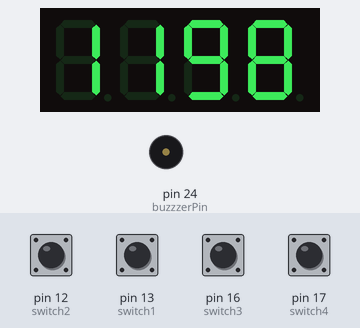
Recording of a sketch running on a simulated Arduino Mega 2560, built with avr-gcc and run on an emulated ATmega2560. Parts: 4-digit seven-segment display, buzzer (waves = sounding, pin HIGH). Wiring (inferred from the names in the program): 4-digit 7-segment display, segments lit when HIGH: segments pin 2, pin 3, pin 4, pin 5, A0, pin 7, pin 8; digit selects pin 6, pin 9, pin 10, pin 11. Inputs (shaded band) come from the test bench; at power-on: pin 12 (switch2), pin 13 (switch1), pin 16 (switch3), pin 17 (switch4) HIGH. The segment pins are drawn as the display they are named for; pins used as bus, display or sensor lines are not drawn.

Above: at 1.2 s.
1.3 s: pin 16 (switch3) pulled LOW for 3.2 s
At 5.7 s:
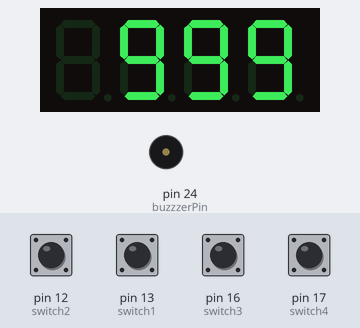
6.0 s: pin 17 (switch4) pulled LOW for 3.2 s
At 6.6 s:
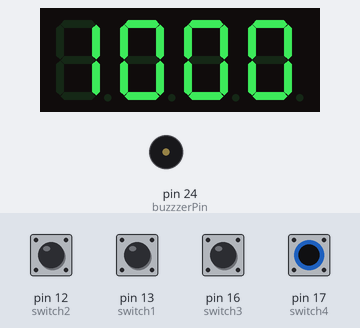
10.7 s: pin 13 (switch1) pulled LOW for 0.15 s
At 12.2 s:
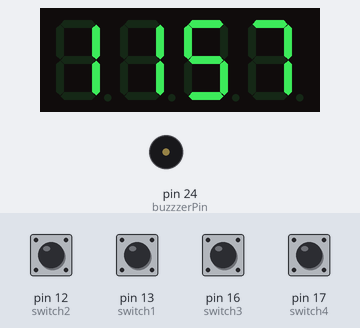
13.8 s: pin 12 (switch2) pulled LOW for 0.15 s
At 14.9 s:
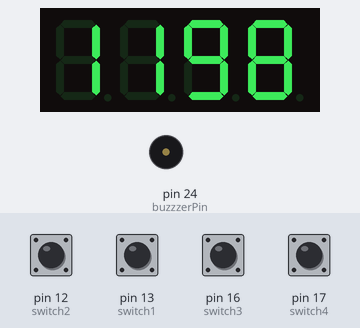
15.4 s: pin 16 (switch3) pulled LOW for 1 s
At 17.4 s:
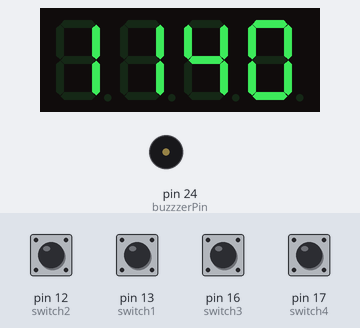
17.9 s: pin 13 (switch1) pulled LOW for 1 s
At 19.7 s:
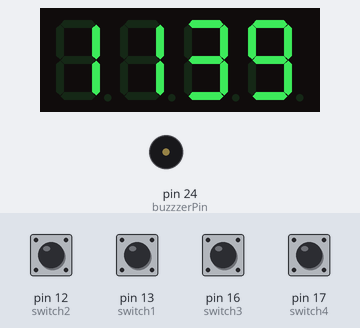

Measured:
- after the input at 1.3 s, the display: first changes after 0.10 s (image 1 shows a later state)
- after the input at 6.0 s, the display: changes after 0.08 s (image 2)
- after the input at 10.7 s, the display: changes after 1.1 s (image 3)
- after the input at 13.8 s, the display: changes after 0.08 s (image 4)
- after the input at 15.4 s, the display: first changes after 0.10 s (image 5 shows a later state)
- after the input at 17.9 s, the display: changes after 1.1 s (image 6)
- what the display in image 2 shows lasts 0.6 s, from 6.1 s to 6.7 s

The sketch:

basketball_timer_variables.ino
```cpp
//basketball timer - maximum of 12minutes
int digit_pin[] = {6, 9, 10, 11}; // PWM Display digit pins from left to right
int speakerPin = 15;

#define DIGIT_ON LOW
#define DIGIT_OFF HIGH

int segmentA = 2;
int segmentB = 3;
int segmentC = 4;
int segmentD = 5;
int segmentE = A0; //pin 6 is used bij display 1 for its pwm function
int segmentF = 7;
int segmentG = 8;
//int segPD = ;

const int buzzzerPin = 24;

int timeLimit = 1200;
int switch1 = 13;
int switch2 = 12;
int switch3 = 16;
int switch4 = 17;

int countdown_time = 1200;
struct struct_digits {
  int digit[4];
};

void playTone(int tone, int duration) {
for (long k = 0; k < duration * 1000L; k += tone * 2) {
  digitalWrite(buzzzerPin, HIGH);
  delayMicroseconds(tone);
  digitalWrite(buzzzerPin, LOW);
  delayMicroseconds(tone);
  }
}

void lightNumber(int numberToDisplay) {

#define SEGMENT_ON HIGH
#define SEGMENT_OFF LOW

switch (numberToDisplay) {

    case 0:
    digitalWrite(segmentA, SEGMENT_ON);
    digitalWrite(segmentB, SEGMENT_ON);
    digitalWrite(segmentC, SEGMENT_ON);
    digitalWrite(segmentD, SEGMENT_ON);
    digitalWrite(segmentE, SEGMENT_ON);
    digitalWrite(segmentF, SEGMENT_ON);
    digitalWrite(segmentG, SEGMENT_OFF);
    break;

    case 1:
    digitalWrite(segmentA, SEGMENT_OFF);
    digitalWrite(segmentB, SEGMENT_ON);
    digitalWrite(segmentC, SEGMENT_ON);
    digitalWrite(segmentD, SEGMENT_OFF);
    digitalWrite(segmentE, SEGMENT_OFF);
    digitalWrite(segmentF, SEGMENT_OFF);
    digitalWrite(segmentG, SEGMENT_OFF);
    break;

    case 2:
    digitalWrite(segmentA, SEGMENT_ON);
    digitalWrite(segmentB, SEGMENT_ON);
    digitalWrite(segmentC, SEGMENT_OFF);
    digitalWrite(segmentD, SEGMENT_ON);
    digitalWrite(segmentE, SEGMENT_ON);
    digitalWrite(segmentF, SEGMENT_OFF);
    digitalWrite(segmentG, SEGMENT_ON);
    break;

    case 3:
    digitalWrite(segmentA, SEGMENT_ON);
    digitalWrite(segmentB, SEGMENT_ON);
    digitalWrite(segmentC, SEGMENT_ON);
    digitalWrite(segmentD, SEGMENT_ON);
    digitalWrite(segmentE, SEGMENT_OFF);
    digitalWrite(segmentF, SEGMENT_OFF);
    digitalWrite(segmentG, SEGMENT_ON);
    break;

    case 4:
    digitalWrite(segmentA, SEGMENT_OFF);
    digitalWrite(segmentB, SEGMENT_ON);
    digitalWrite(segmentC, SEGMENT_ON);
    digitalWrite(segmentD, SEGMENT_OFF);
    digitalWrite(segmentE, SEGMENT_OFF);
    digitalWrite(segmentF, SEGMENT_ON);
    digitalWrite(segmentG, SEGMENT_ON);
    break;

    case 5:
    digitalWrite(segmentA, SEGMENT_ON);
    digitalWrite(segmentB, SEGMENT_OFF);
    digitalWrite(segmentC, SEGMENT_ON);
    digitalWrite(segmentD, SEGMENT_ON);
    digitalWrite(segmentE, SEGMENT_OFF);
    digitalWrite(segmentF, SEGMENT_ON);
    digitalWrite(segmentG, SEGMENT_ON);
    break;

    case 6:
    digitalWrite(segmentA, SEGMENT_ON);
    digitalWrite(segmentB, SEGMENT_OFF);
    digitalWrite(segmentC, SEGMENT_ON);
    digitalWrite(segmentD, SEGMENT_ON);
    digitalWrite(segmentE, SEGMENT_ON);
    digitalWrite(segmentF, SEGMENT_ON);
    digitalWrite(segmentG, SEGMENT_ON);
    break;

    case 7:
    digitalWrite(segmentA, SEGMENT_ON);
    digitalWrite(segmentB, SEGMENT_ON);
    digitalWrite(segmentC, SEGMENT_ON);
    digitalWrite(segmentD, SEGMENT_OFF);
    digitalWrite(segmentE, SEGMENT_OFF);
    digitalWrite(segmentF, SEGMENT_OFF);
    digitalWrite(segmentG, SEGMENT_OFF);
    break;

    case 8:
    digitalWrite(segmentA, SEGMENT_ON);
    digitalWrite(segmentB, SEGMENT_ON);
    digitalWrite(segmentC, SEGMENT_ON);
    digitalWrite(segmentD, SEGMENT_ON);
    digitalWrite(segmentE, SEGMENT_ON);
    digitalWrite(segmentF, SEGMENT_ON);
    digitalWrite(segmentG, SEGMENT_ON);
    break;

    case 9:
    digitalWrite(segmentA, SEGMENT_ON);
    digitalWrite(segmentB, SEGMENT_ON);
    digitalWrite(segmentC, SEGMENT_ON);
    digitalWrite(segmentD, SEGMENT_ON);
    digitalWrite(segmentE, SEGMENT_OFF);
    digitalWrite(segmentF, SEGMENT_ON);
    digitalWrite(segmentG, SEGMENT_ON);
    break;

    case 10:
    digitalWrite(segmentA, SEGMENT_OFF);
    digitalWrite(segmentB, SEGMENT_OFF);
    digitalWrite(segmentC, SEGMENT_OFF);
    digitalWrite(segmentD, SEGMENT_OFF);
    digitalWrite(segmentE, SEGMENT_OFF);
    digitalWrite(segmentF, SEGMENT_OFF);
    digitalWrite(segmentG, SEGMENT_OFF);
    break;
    }
}

void SwitchDigit(int digit) {
  for (int i = 0; i < 4; i++) {
    if (i == digit) {
      digitalWrite(digit_pin[i], DIGIT_ON);
      } else {
      digitalWrite(digit_pin[i], DIGIT_OFF);
    }
  }
}

struct struct_digits IntToDigits(int n) {
struct struct_digits dig;
int zeros = 0;
int d;
for (int i = 0; i < 4; i++) {
  d = n / pow(10, 3 - i);
  zeros += d;
  n = n - d * pow(10, 3 - i);
  if (zeros != 0 || i == 3) {
    dig.digit[i] = d;
    } else {
    dig.digit[i] = 10;
    }
  }

  return dig;
}

void PrintNumber(int n, int time) {
struct struct_digits dig;
dig = IntToDigits(n);
for (int i = 0; i <= time / 20; i++) {
  if (digitalRead(switch2) == LOW) {
    return;
  }
  for (int j = 0; j < 4; j++) {
    SwitchDigit(j);
    lightNumber(dig.digit[j]);
    delay(5);
    }
  }
}

bool Countdown(int n, int del) {
for (int q = n; q > 0; q--) {
  PrintNumber(q, del);
  for (int matchq = 100; matchq <= 6000; matchq += 100) {
    if (matchq == q) {
      q -= 41;
      PrintNumber(q, del);
    }
  }
  if (digitalRead(switch2) == LOW) {
  return false;
  }
}

  PrintNumber(0,0);
  playTone(1519, 2000);
  return true;
}

void reset() {
  int m, zeros, d, clicked3 = 0, clicked4 = 0;
    m = countdown_time;
    struct struct_digits dig;
    dig = IntToDigits(countdown_time);
  while (digitalRead(switch1) == HIGH) {
  for (int j = 0; j < 4; j++) {
    SwitchDigit(j);
    lightNumber(dig.digit[j]);
    delay(5);
}
if (digitalRead(switch3) == LOW) {
  if (clicked3 == 0 || clicked3 > 30) {
    if (countdown_time > 0) {
      countdown_time -= 1 ;
}

        dig = IntToDigits(countdown_time);
}
        clicked3 += 1;
}

else if (digitalRead(switch4) == LOW) {
  if (clicked4 == 0 || clicked4 > 30) {
    if (countdown_time < 1198) {
  countdown_time += 1 ;
}
  dig = IntToDigits(countdown_time);
}
  clicked4 += 1;
}

if (digitalRead(switch3) == HIGH) {
for (int playcountdown = 60; playcountdown <= 1160; playcountdown += 100) {
  if (playcountdown == countdown_time) {
    countdown_time += 40;
      dig = IntToDigits(countdown_time);
    }
  }
}
if (digitalRead(switch4) == HIGH) {
for (int playcountdown2 = 99; playcountdown2 <= 1199; playcountdown2 += 100) {
  if (playcountdown2 == countdown_time) {
    countdown_time -= 40;
      dig = IntToDigits(countdown_time);
         }
      }
    }
  }
}
void setup() {
  pinMode(segmentA, OUTPUT);
  pinMode(segmentB, OUTPUT);
  pinMode(segmentC, OUTPUT);
  pinMode(segmentD, OUTPUT);
  pinMode(segmentE, OUTPUT);
  pinMode(segmentF, OUTPUT);
  pinMode(segmentG, OUTPUT);

for (int i = 0; i < 4; i++) {
  pinMode(digit_pin[i], OUTPUT);
  }
  pinMode(buzzzerPin, OUTPUT);
  pinMode(switch1, INPUT_PULLUP);
  pinMode(switch2, INPUT_PULLUP);
  pinMode(switch3, INPUT_PULLUP);
  pinMode(switch4, INPUT_PULLUP);
}

void loop() {
reset();
  while (!Countdown(countdown_time, 962)) {
    reset();
  }
}
```
